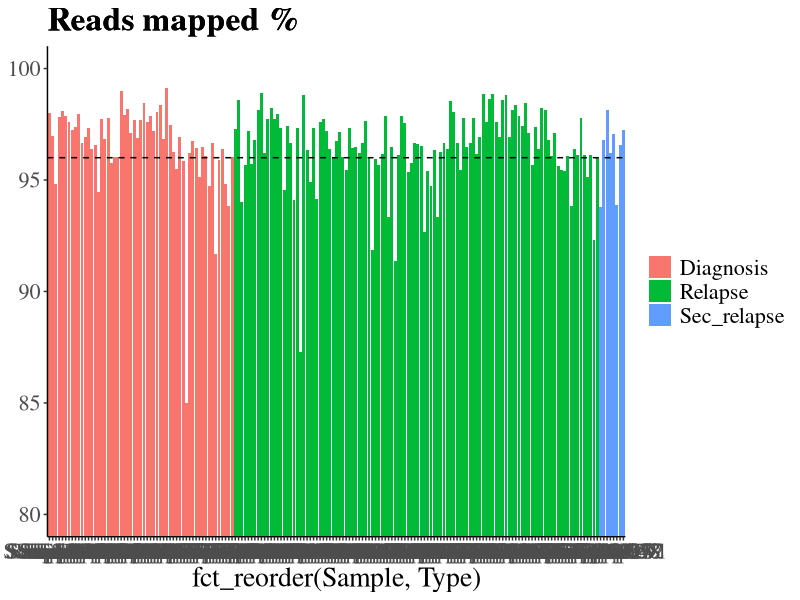

This chart was generated by the following R code: (Note: this script raises an error after producing the figure.)
#-----------------------------------------------------
#SASI ARUNACHALAM PhD : St Jude Childern Research Hospital
# NGS_Stats
#-----------------------------------------------------
library(tidyverse) #ggplot2,tibble,tidyr,readr,purrr,dplyr,stringr,forcats
library(data.table)
library(readxl)
library(openxlsx)
library(scales)
rm(list=ls())
##############



stat <- read_excel("NGS_Stats_Input_3.xlsx")
                  

##ggplot for Total percent read map 
ggplot(data=stat, aes(x=fct_reorder(Sample,Type),y=Percent_readmapped,fill=factor(Type))) +
  geom_bar(stat="identity") + 
  ggtitle("Reads mapped %")+
  theme_classic()+
  coord_cartesian(ylim=c(80, 100))+
  geom_hline(yintercept=96, linetype="dashed")+
  theme(
    legend.title=element_blank(),  
    #legend.position=c(.73,.7),
    axis.title.y=element_blank(), 
    text=element_text(family="serif",size=20),
    plot.title=element_text(face="bold",hjust=c(0,0))
  )

ggsave("~/Desktop/R_Scripts_compilation/NGS_QC_Stats_R/NGS_Stats_output_3/readmapped.pdf",width = 50, height = 10, units = "cm")
  
##ggplot for Totalreads read map 
ggplot(data=stat, aes(x=fct_reorder(Sample,Type),y=Total_reads,fill=factor(Type))) +
  geom_bar(stat="identity") + 
  ggtitle("Total reads (million) ")+
  theme_classic()+
  scale_y_continuous(labels=function(n){format(n, scientific = FALSE)})+
geom_hline(yintercept=100000000, linetype="dashed")+
  theme(
    legend.title=element_blank(),  
    #legend.position=c(.73,.7),
    axis.title.y=element_blank(), 
    text=element_text(family="serif",size=20),
    plot.title=element_text(face="bold",hjust=c(0,0))
  )
ggsave("~/Desktop/R_Scripts_compilation/NGS_QC_Stats_R/NGS_Stats_output_3/Totalreads.pdf",width = 50, height = 10, units = "cm")

##ggplot for duplicate rate 

ggplot(data=stat, aes(x=fct_reorder(Sample,Type),y=Duplicaterate,fill=factor(Type))) +
  geom_bar(stat="identity") + 
  ggtitle("Duplicate reads % ")+
  theme_classic()+
   geom_hline(yintercept=40, linetype="dashed")+
  theme(
    legend.title=element_blank(),  
    #legend.position=c(.73,.7),
    axis.title.y=element_blank(), 
    text=element_text(family="serif",size=20),
    plot.title=element_text(face="bold",hjust=c(0,0))
  )
ggsave("~/Desktop/R_Scripts_compilation/NGS_QC_Stats_R/NGS_Stats_output_3/Duplicate.pdf",width = 50, height = 10, units = "cm")



##ggplot for bamsize
ggplot(data=stat, aes(x=fct_reorder(Sample,Type),y=BamSize_G,fill=factor(Type))) +
  geom_bar(stat="identity") + 
  ggtitle("Data output (Gb) ")+
  theme_classic()+
  geom_hline(yintercept=10, linetype="dashed")+
  theme(
    legend.title=element_blank(),  
    #legend.position=c(.73,.7),
    axis.title.y=element_blank(), 
    text=element_text(family="serif",size=20),
    plot.title=element_text(face="bold",hjust=c(0,0))
  )
ggsave("~/Desktop/R_Scripts_compilation/NGS_QC_Stats_R/NGS_Stats_output_3/Dataoutput.pdf",width = 50, height = 10, units = "cm")



##ggplot for coverage
ggplot(data=stat, aes(x=fct_reorder(Sample,Type),y= coverage_20X,fill=factor(Type))) +
  geom_bar(stat="identity") + 
  ggtitle("Coverage min. 20X (%) ")+
  theme_classic()+
  geom_hline(yintercept=40, linetype="dashed")+
  theme(
    legend.title=element_blank(),  
    #legend.position=c(.73,.7),
    axis.title.y=element_blank(), 
    text=element_text(family="serif",size=20),
    plot.title=element_text(face="bold",hjust=c(0,0))
  )
ggsave("~/Desktop/R_Scripts_compilation/NGS_QC_Stats_R/NGS_Stats_output_3/Coverage.pdf",width = 50, height = 10, units = "cm")



##ggplot for coverage
ggplot(data=stat, aes(x=fct_reorder(Sample,coverage_20X),y= coverage_20X,fill=factor(Type))) +
  geom_bar(stat="identity") + 
  ggtitle("Coverage min. 20X (%) ")+
  theme_classic()+
  geom_hline(yintercept=40, linetype="dashed")+
  theme(
    legend.title=element_blank(),  
    #legend.position=c(.73,.7),
    axis.title.y=element_blank(), 
    text=element_text(family="serif",size=20),
    plot.title=element_text(face="bold",hjust=c(0,0))
  )
ggsave("~/Desktop/R_Scripts_compilation/NGS_QC_Stats_R/NGS_Stats_output_3/Coverage_sorted.pdf",width = 50, height = 10, units = "cm")







